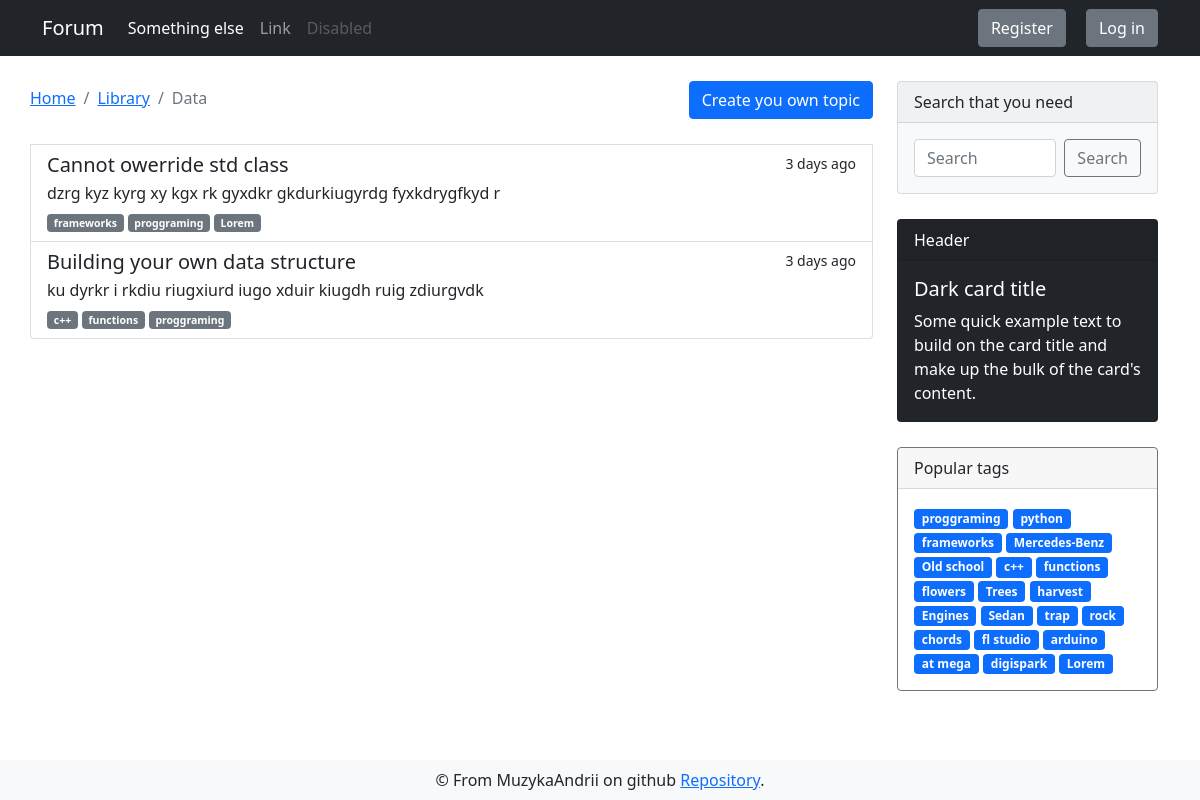
Before: /forum/programing/c-language with the older database file.
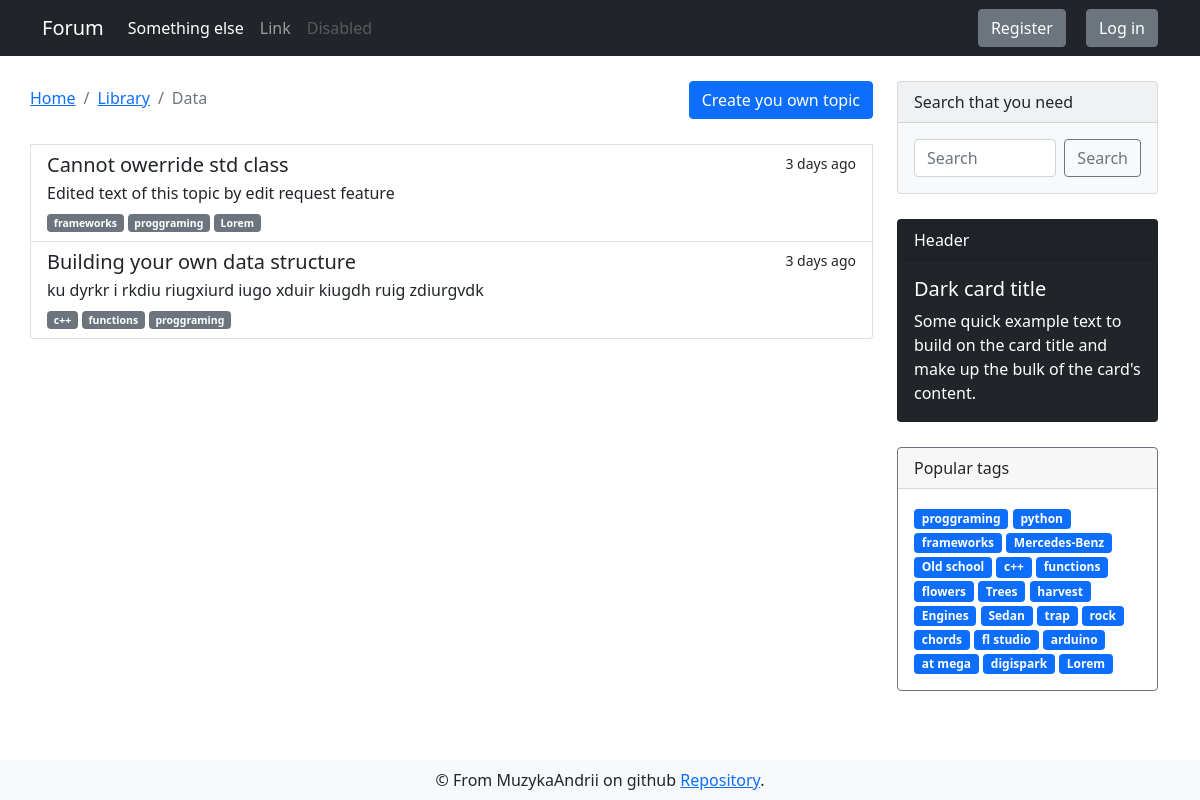
After: the same page with the newer database file.
### app/models.py (models this page shows, shortened)
class DbMixin(object):
    def save(self):
        db.session.add(self)
        db.session.commit()

class Discussion(DbMixin, db.Model):
    id = db.Column(db.Integer, primary_key = True, autoincrement=True)
    theme = db.Column(db.String, unique=True, nullable=False)
    text = db.Column(db.Text, unique=True, nullable=False)
    theme_id = db.Column(db.Integer, db.ForeignKey('theme.id'), nullable=False)
    tags = db.relationship('Tag', secondary=discussion_tags, backref=db.backref('discussions', lazy='dynamic'))
    comments = db.relationship('Comment', backref='parent_discussion', lazy='dynamic')
    creator_id = db.Column(db.Integer, db.ForeignKey('user.id'), nullable=False)
    edit_requests = db.relationship('Edit_request', backref='target_discussion', lazy='dynamic')

### app/views.py (the view)
@app.route('/forum/<string:section_slug>/<string:theme_slug>')
def discussions_index(section_slug, theme_slug):
    current_section_id = Section.get_from_slug(section_slug).id
    current_theme = Theme.get_current_theme(theme_slug, current_section_id)
    discussions = current_theme.discussions
    return render_template('forum/discussions.html', tags=get_tags(), discussions=discussions, section_slug=section_slug, theme_slug=current_theme.slug, title='Topics list')

### app/models.py (called while the page is built)
    @staticmethod
    def get_from_slug(slug):
        return Section.query.filter_by(slug=slug).first_or_404()

    @staticmethod
    def get_current_theme(theme_slug, section_id):
        return Theme.query.filter_by(slug=theme_slug, section_id=section_id).first_or_404()

### app/views.py (called while the page is built)
@app.before_request
def update_last_seen():
    if current_user.is_authenticated:
        current_user.update_last_seen()

@app.before_request
@cache.cached(timeout=60)
def check_banned():
    if current_user.is_authenticated and current_user.is_banned == True:
        ban_reason = current_user.ban_reason
        logout_user()
        return render_template('alerts/banned.html', reason=ban_reason)

@cache.cached(timeout=600, key_prefix='tags')
def get_tags():
    return Tag.query.limit(25).all()

### app/templates/forum/discussions.html (shortened to what this page needs)
{% extends "layouts/base.html" %}
{% block content %}
<div class="container">
    <div class="row">
        <div style="margin: 25px 0;" class="list-group col-md-9">
            <div class="heading d-flex">
                <nav aria-label="breadcrumb">
                    <ol class="breadcrumb">
                        <li class="breadcrumb-item"><a href="#">Home</a></li>
                        <li class="breadcrumb-item"><a href="#">Library</a></li>
                        <li class="breadcrumb-item active" aria-current="page">Data</li>
                    </ol>
                </nav>
                {% if current_user.is_anonymous %}
                <button type="button" class="btn btn-primary" data-bs-toggle="modal" data-bs-target="#exampleModal">
                    Create you own topic
                </button>
                {% else %}
                <a class="btn btn-primary"
                    href="{{ url_for('create_topic', section_slug=section_slug, theme_slug=theme_slug) }}"
                    class="list-group-item list-group-item-action" aria-current="true">
                    Create you own topic
                </a>
                {% endif %}
            </div>
            {% for discussion in discussions %}
            <a href="{{ url_for('discussion', section_slug=section_slug, theme_slug=theme_slug, discussion_id=discussion.id) }}"
                class="list-group-item list-group-item-action" aria-current="true">
                <div class="d-flex w-100 justify-content-between">
                    <h5 class="mb-1">{{ discussion.theme }}</h5>
                    <small>3 days ago</small>
                </div>
                <p class="mb-1">{{ discussion.text | truncate(100) | striptags }}</p>
                <small>
                    {% for tag in discussion.tags %}
                    <span class="badge bg-secondary">{{ tag.name }}</span>
                    {% endfor %}
                </small>
            </a>
            {% endfor %}
        </div>
        {% include 'layouts/sidebar.html' %}
    </div>
</div>
{% endblock %}

Changed rows visible on the page:
changed Discussion "Cannot owerride std class": text "dzrg kyz kyrg xy kgx rk gyxdkr gkdurkiugyrdg fyxkdrygfkyd r" → "Edited text of this topic by edit request feature"
